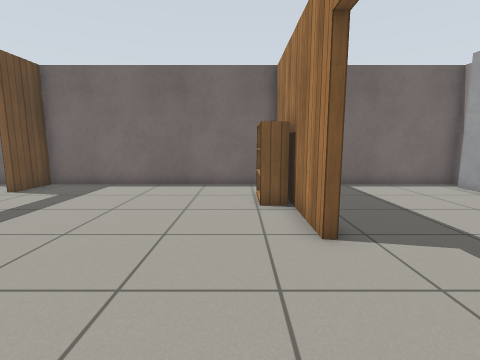
view 1 (above)

12 first-person views from a walk through a world built for the Gazebo simulator. The camera is 0.9 m above the floor, tilts 8° down and sees 85° across. The floor is counted in squares, 0.5 m on a side. Each view is taken from the middle of a square. On the plan, view 1 faces up. The plan holds only what a view shows up to about 15 squares ahead; the rest is blank. Simple patterns stand in for the simulator's built-in surfaces.

view 2
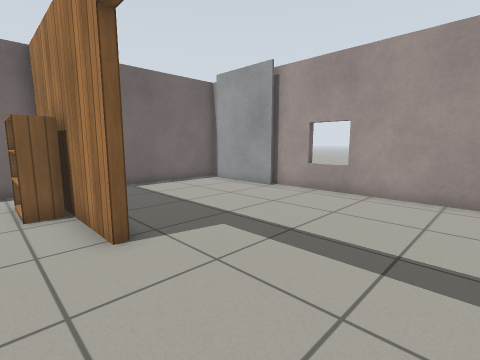

view 3
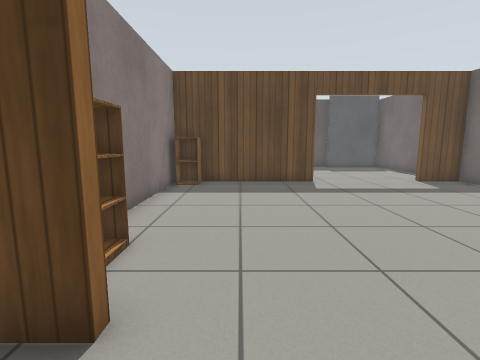

view 4
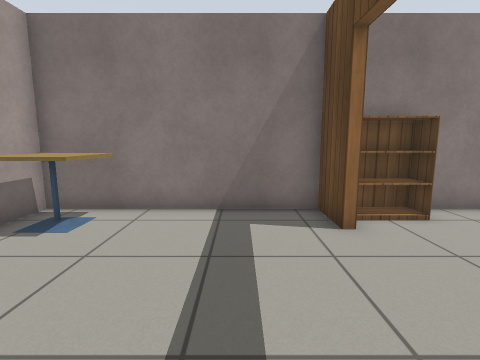

view 5
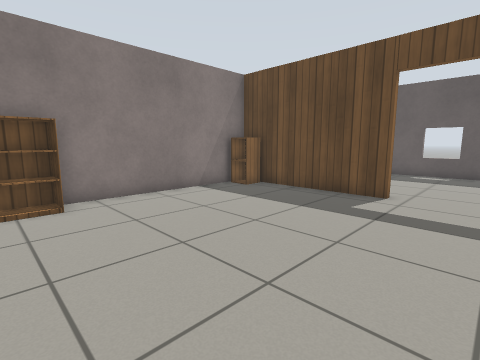

view 6
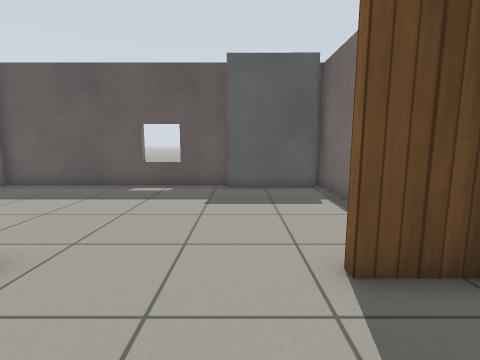

view 7
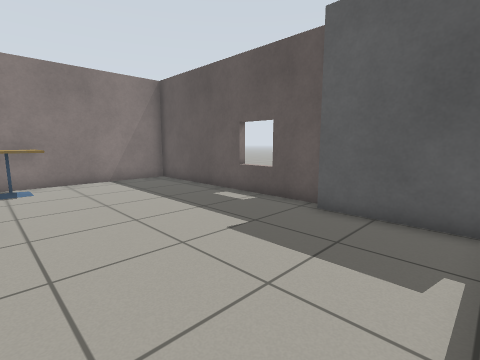

view 8
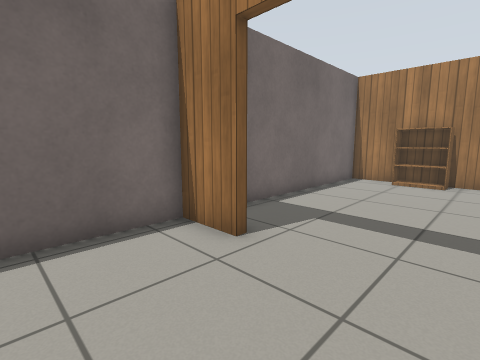

view 9
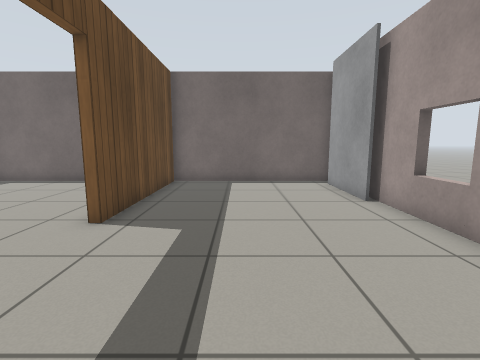

view 10
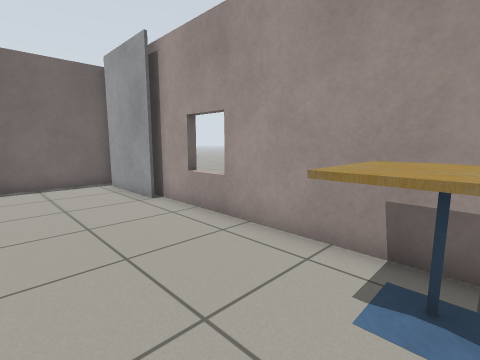

view 11
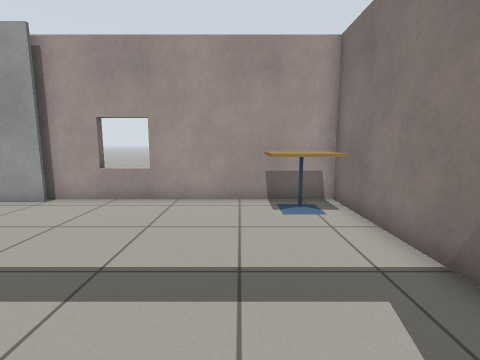

view 12
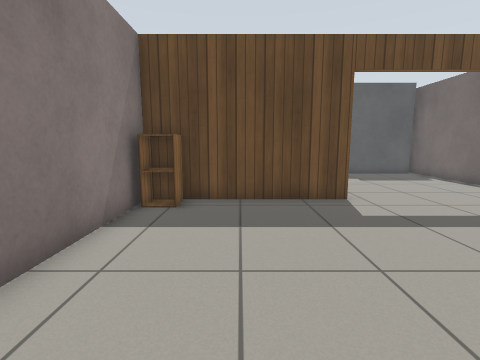

### Floor plan
Ten units are one square. View 1 is at (0, 0); x grows to the right and y downward. Boxes are objects, and circles mark ways between rooms. Rooms are numbered by the first view taken in them; rooms with no view inside come last. Other rooms are left out.
<svg viewBox="-170 -119 273 144">
<path fill="none" stroke="#000" d="M16 -48 16 -114 -83 -114 -83 -95M-83 -45 -83 5M-83 20 9 20M98 -55 93 -55M93 -4 93 -75M19 2 19 20 93 20M93 -110 93 -114 19 -114 19 -48M-161 -75 -161 20 -95 20M-86 -95 -86 -114 -161 -114M-83 5 -83 20"/>
<rect x="-85" y="5" width="20" height="10" fill="#bbb"><title>cabinet</title></rect>
<rect x="-5" y="5" width="20" height="10" fill="#bbb"><title>bookshelf</title></rect>
<rect x="5" y="-95" width="10" height="20" fill="#bbb"><title>bookshelf</title></rect>
<rect x="65" y="-5" width="30" height="20" fill="#bbb"><title>cafe table</title></rect>
<rect x="85" y="-105" width="10" height="30" fill="#bbb"><title>grey box</title></rect>
<rect x="-165" y="-105" width="10" height="30" fill="#bbb"><title>grey box</title></rect>
<rect x="-105" y="-5" width="20" height="20" fill="#bbb"><title>cafe table</title></rect>
<circle cx="20" cy="-20" r="3" fill="#2a7"/>
<circle cx="-85" cy="-70" r="3" fill="#2a7"/>
<text x="-30" y="-50">1</text>
<text x="60" y="-50">2</text>
<text x="-120" y="-50">3</text>
</svg>
Room 1 opens to room 2. Room 1 opens to room 3.

Where each view was taken, in squares from view 1:
view 1: 0 up, 0 right, facing up
view 2: 0 up, 0 right, facing up-right
view 3: 1 up, 4 right, facing left
view 4: 5 up, 4 right, facing down
view 5: 7 up, 1 right, facing down-left
view 6: 8 up, 5 left, facing left
view 7: 11 up, 9 left, facing down-left
view 8: 6 up, 12 left, facing up-right
view 9: 1 down, 5 right, facing up
view 10: 1 down, 5 right, facing up-right
view 11: 1 up, 1 right, facing right
view 12: 1 up, 0 right, facing left
